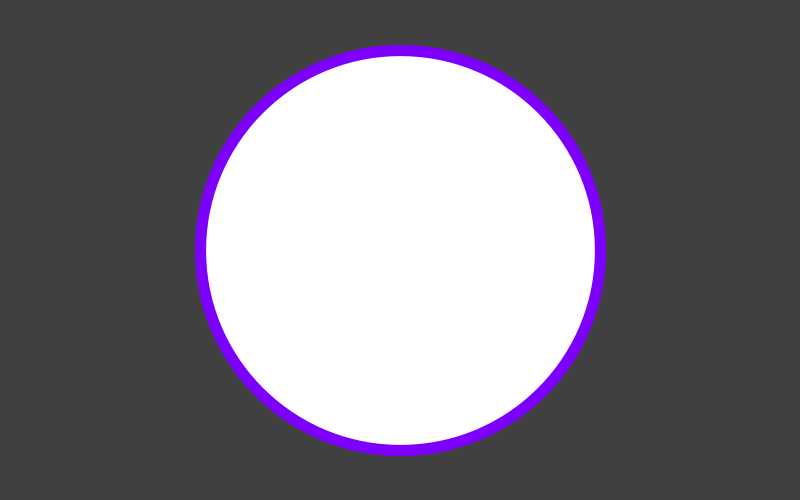
Frame 1 (no input)
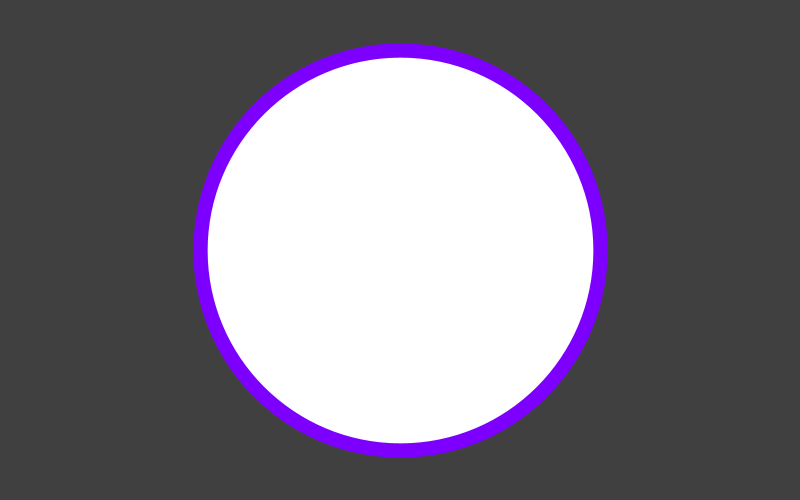
Frame 60 (the mouse pressed at the canvas centre just before this capture)
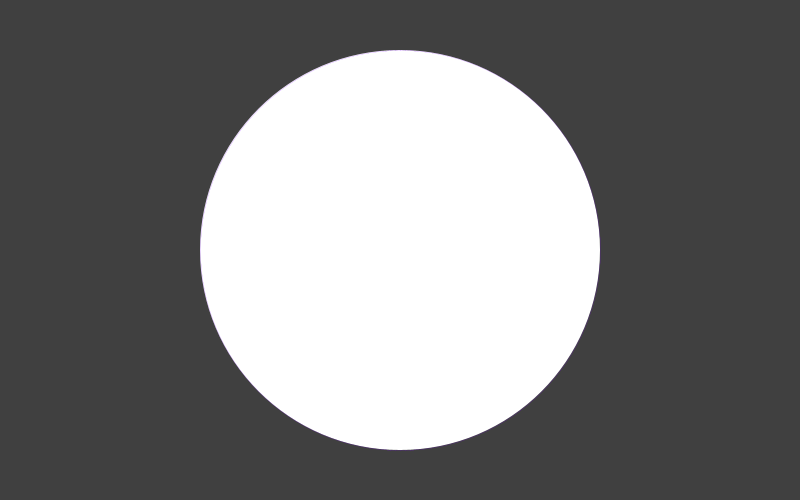
Frame 120 (the mouse held since frame 60 and released just before this capture)

The Processing sketch that drew these frames (run headless with seeded random() and noise(); from frame 60 on, the mouse is pressed at the canvas centre):

// Processing sketch: WaveDemo
// ── WaveDemo.pde


void setup(){
  size(800, 500);
  stroke(125, 0, 255);
}


void draw(){
  background(64);
  
  float time = millis()/1000.0;
  
  float t = (sin(time * 2) + 1) * 9;
  
  strokeWeight(t);
  
  ellipse(width/2, height/2, 400, 400);
  
}
